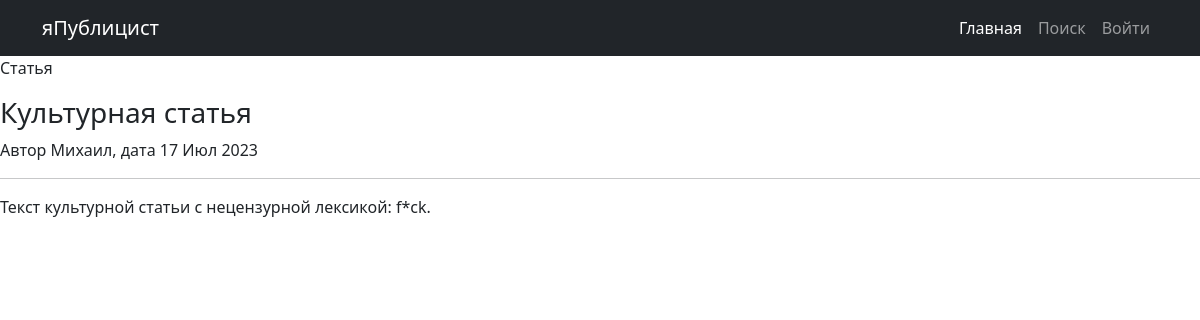
Page /4/ on the committed database.
### main/models.py (models this page shows, shortened)
class Post(models.Model):
    author = models.ForeignKey(Author, on_delete=models.CASCADE)
    post_category = models.CharField(max_length=7, choices=POST_CATEGORY_CHOICES)
    date = models.DateTimeField(auto_now_add=True)
    category = models.ManyToManyField(Category, through='PostCategory')
    headline = models.CharField(max_length=255)
    text = models.TextField()
    rating = models.IntegerField(default=0)
    class Meta:
        verbose_name = 'Пост'
        verbose_name_plural = 'Посты'

class Author(models.Model):
    rating = models.IntegerField(default=0)
    user = models.OneToOneField(User, on_delete=models.CASCADE)
    name = models.CharField(max_length=100)
    class Meta:
        verbose_name = 'Автор'
        verbose_name_plural = 'Авторы'

### main/views.py (the view)
# urls.py: path('<int:pk>/', PostDetail.as_view(), name='post_detail'),
class PostDetail(DetailView):
    model = Post
    template_name = 'post.html'
    context_object_name = 'post'

### main/templatetags/custom_filters.py (called while the page is built)
@register.filter()
def apply_censor(text):
    bad_words = ['bad_word', ]
    res = ''
    for word in text.split():
        if word.strip('.,;:-?!()').lower() in bad_words:
            bad_word = word.strip('.,;:-?!()').lower()
            for l in word.lower():
                if l != bad_word[0]:
                    res += l
                else:
                    break
            temp = ''
            for l in word.lower()[-1]:
                if l != bad_word[-1]:
                    temp += l
                else:
                    break
            res += '*' + temp
        else:
            res += word + ' '
    return res

### templates/post.html
{% extends 'default.html' %}
{% load custom_filters %}
{% block title %}
<p>{{ post.post_category }}</p>
{% endblock title %}
{% block content %}
<h3>{{ post.headline|apply_censor }}</h3>
Автор {{ post.author.user }}, дата {{ post.date|date:'d M Y' }} <hr>
{{ post.text|apply_censor }}
{% endblock content %}

### rows in the picture
Post: post_category "Статья", headline|apply_censor "Культурная статья", author.user "Михаил", date "17 Июл 2023", text|apply_censor "Текст культурной статьи с нецензурной лексикой: f*ck."
